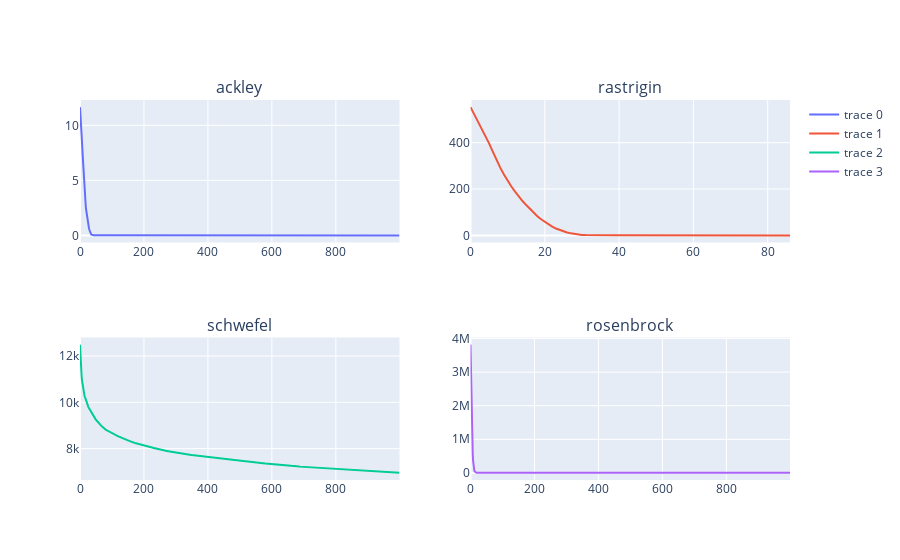

Source (notebook cell):
### Code cell
fig = make_subplots(rows=2, cols=2, subplot_titles=FUNCTIONS)

fig.add_trace(go.Scatter(y=[x['fitness_medio'] for x in ga_dict[FUNCTIONS[0]].geracoes]),row=1,col=1)
fig.add_trace(go.Scatter(y=[x['fitness_medio'] for x in ga_dict[FUNCTIONS[1]].geracoes]),row=1,col=2)
fig.add_trace(go.Scatter(y=[x['fitness_medio'] for x in ga_dict[FUNCTIONS[2]].geracoes]),row=2,col=1)
fig.add_trace(go.Scatter(y=[x['fitness_medio'] for x in ga_dict[FUNCTIONS[3]].geracoes]),row=2,col=2)

### Figure 1 — Plotly figure (JSON) as saved in the notebook; plotly's stock layout.template omitted (floating-point values rounded to 4 significant figures; data arrays with more than 128 entries replaced by an {"elided": "..."} marker saying what was removed)
{"data": [{"type": "scatter", "xaxis": "x", "y": {"elided": "1000 float values"}, "yaxis": "y"}, {"type": "scatter", "xaxis": "x2", "y": [553.4, 522.4, 493.4, 463.9, 431.6, 397.2, 361.4, 325.1, 292.4, 262.9, 235.6, 210.8, 188.6, 167.3, 148.1, 130.8, 113.6, 97.42, 82.67, 69.38, 57.52, 46.9, 37.62, 29.43, 22.9, 16.99, 12.42, 8.751, 5.768, 3.596, 2.114, 1.266, 0.7925, 0.5193, 0.3355, 0.2206, 0.1457, 0.09559, 0.06276, 0.03997, 0.02466, 0.01497, 0.009514, 0.005997, 0.003809, 0.002403, 0.00153, 0.0009493, 0.000578, 0.0003649, 0.0002251, 0.0001367, 8.163e-05, 4.708e-05, 2.48e-05, 1.434e-05, 7.998e-06, 4.178e-06, 2.167e-06, 1.251e-06, 7.51e-07, 4.483e-07, 2.696e-07, 1.708e-07, 1.119e-07, 7.278e-08, 4.647e-08, 2.933e-08, 1.827e-08, 1.187e-08, 7.779e-09, 5.052e-09, 3.178e-09, 1.994e-09, 1.28e-09, 8.389e-10, 5.443e-10, 3.455e-10, 2.19e-10, 1.355e-10, 8.197e-11, 4.702e-11, 2.745e-11, 1.594e-11, 9.047e-12, 5.147e-12, 2.689e-12], "yaxis": "y2"}, {"type": "scatter", "xaxis": "x3", "y": {"elided": "1000 float values"}, "yaxis": "y3"}, {"type": "scatter", "xaxis": "x4", "y": {"elided": "1000 float values"}, "yaxis": "y4"}], "layout": {"annotations": [{"font": {"size": 16}, "showarrow": false, "text": "ackley", "x": 0.225, "xanchor": "center", "xref": "paper", "y": 1, "yanchor": "bottom", "yref": "paper"}, {"font": {"size": 16}, "showarrow": false, "text": "rastrigin", "x": 0.775, "xanchor": "center", "xref": "paper", "y": 1, "yanchor": "bottom", "yref": "paper"}, {"font": {"size": 16}, "showarrow": false, "text": "schwefel", "x": 0.225, "xanchor": "center", "xref": "paper", "y": 0.375, "yanchor": "bottom", "yref": "paper"}, {"font": {"size": 16}, "showarrow": false, "text": "rosenbrock", "x": 0.775, "xanchor": "center", "xref": "paper", "y": 0.375, "yanchor": "bottom", "yref": "paper"}], "xaxis": {"anchor": "y", "domain": [0, 0.45]}, "xaxis2": {"anchor": "y2", "domain": [0.55, 1]}, "xaxis3": {"anchor": "y3", "domain": [0, 0.45]}, "xaxis4": {"anchor": "y4", "domain": [0.55, 1]}, "yaxis": {"anchor": "x", "domain": [0.625, 1]}, "yaxis2": {"anchor": "x2", "domain": [0.625, 1]}, "yaxis3": {"anchor": "x3", "domain": [0, 0.375]}, "yaxis4": {"anchor": "x4", "domain": [0, 0.375]}}}
